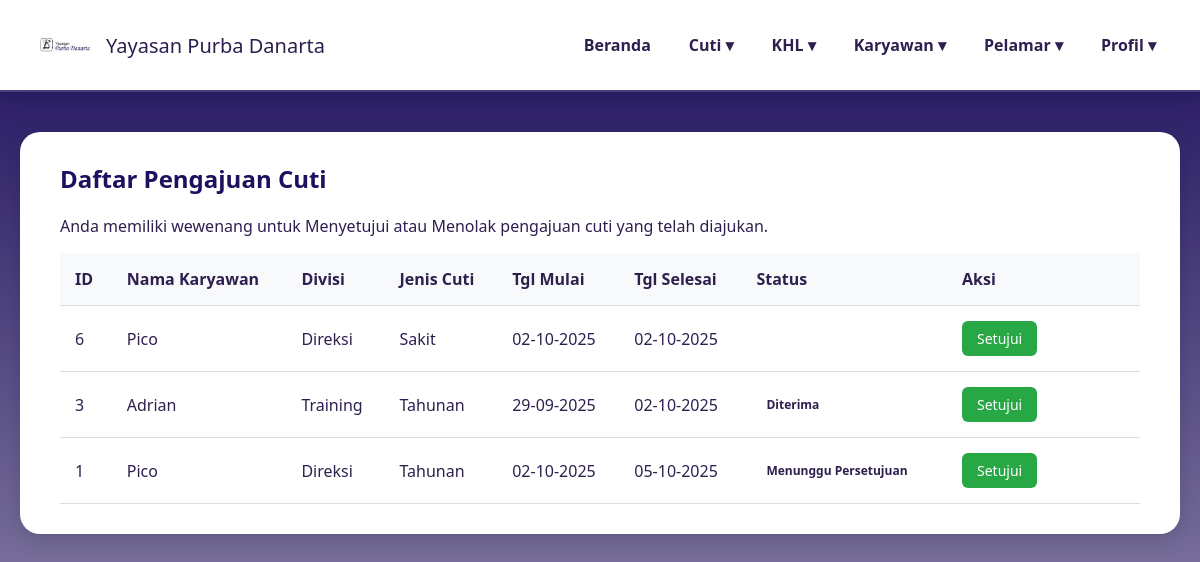
The app's page /persetujuan_cuti_direktur.php, older data.
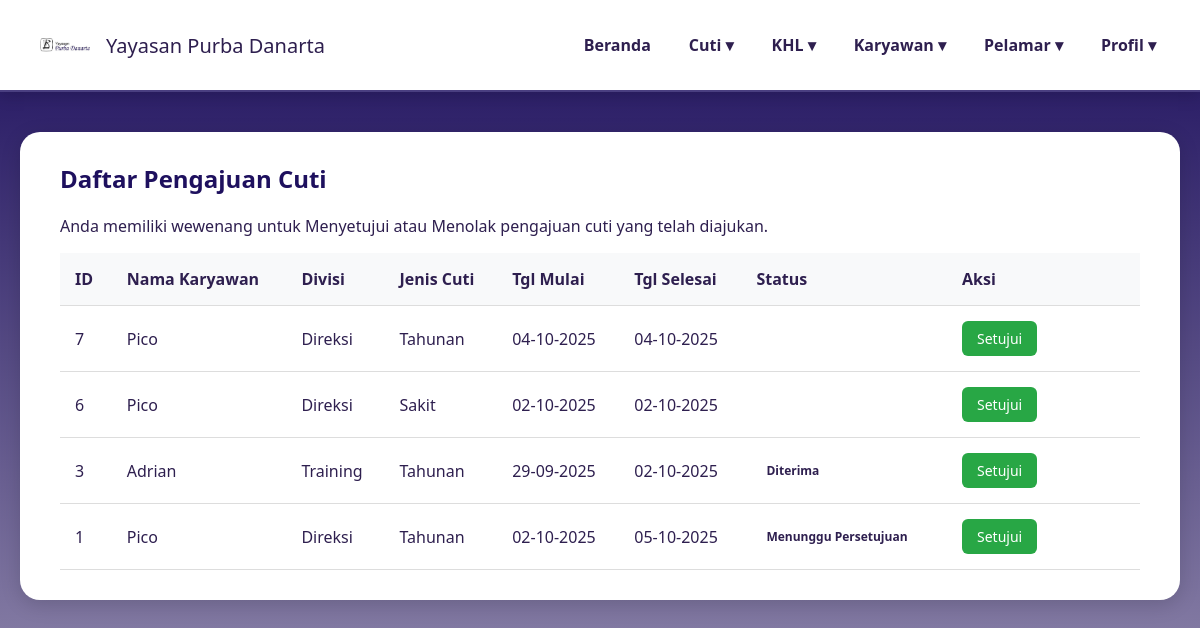
The same page, newer data.
### tables this page shows
CREATE TABLE `pengajuan_cuti` (
  `id` int(11) NOT NULL,
  `kode_karyawan` varchar(11) NOT NULL,
  `nama_karyawan` varchar(100) NOT NULL,
  `divisi` varchar(100) NOT NULL,
  `jenis_cuti` varchar(50) NOT NULL,
  `tanggal_mulai` date NOT NULL,
  `tanggal_akhir` date NOT NULL,
  `alasan` text DEFAULT NULL,
  `status` enum('Menunggu Persetujuan','Diterima','Ditolak') NOT NULL DEFAULT 'Menunggu Persetujuan',
  `waktu_persetujuan` datetime DEFAULT NULL,
  `created_at` timestamp NOT NULL DEFAULT current_timestamp()
);

### persetujuan_cuti_direktur.php (the view, shortened to what this page needs)
<?php
$server = "localhost";
$username = "root";
$password = "";
$database = "ypd_ibd";
$conn = mysqli_connect($server, $username, $password, $database);
$sql = "
    SELECT
        id,
        nama_karyawan,
        divisi,
        jenis_cuti,
        tanggal_mulai,
        tanggal_akhir,
        alasan,
        status
    FROM
        pengajuan_cuti
    WHERE
        status NOT LIKE 'Disetujui Direktur'
    AND
        status NOT LIKE 'Ditolak'
    ORDER BY
        id DESC
";
$result = mysqli_query($conn, $sql);
?>
<!DOCTYPE html>
<html lang="id">
<head>
</head>
<body>
<header>
    <div class="logo">
        <img src="image/namayayasan.png" alt="Logo Yayasan">
        <span>Yayasan Purba Danarta</span>
    </div>
    <nav>
        <ul>
            <li><a href="dashboarddirektur.php">Beranda</a></li>
            <li><a href="#">Cuti ▾</a>
            </li>
            <li><a href="#">KHL ▾</a>
            </li>
            <li><a href="#">Karyawan ▾</a>
            </li>
            <li><a href="#">Pelamar ▾</a>
            </li>
            <li><a href="#">Profil ▾</a>
            </li>
        </ul>
    </nav>
</header>
<main>
    <div class="card">
        <h2>Daftar Pengajuan Cuti</h2>
        <p>Anda memiliki wewenang untuk Menyetujui atau Menolak pengajuan cuti yang telah diajukan.</p>
        <?php if (mysqli_num_rows($result) > 0): ?>
        <table class="data-table">
            <thead>
                <tr>
                    <th>ID</th>
                    <th>Nama Karyawan</th>
                    <th>Divisi</th>
                    <th>Jenis Cuti</th>
                    <th>Tgl Mulai</th>
                    <th>Tgl Selesai</th>
                    <th>Status</th>
                    <th>Aksi</th>
                </tr>
            </thead>
            <tbody>
                <?php while($cuti = mysqli_fetch_assoc($result)): ?>
                    <?php
                    $status_text     = htmlspecialchars($cuti['status']);
                    $status_class = 'status-pending';
                    $show_action_buttons = true;
                    ?>
                    <tr>
                        <td data-label="ID"><?= htmlspecialchars($cuti['id']) ?></td>
                        <td data-label="Nama Karyawan"><?= htmlspecialchars($cuti['nama_karyawan']) ?></td>
                        <td data-label="Divisi"><?= htmlspecialchars($cuti['divisi']) ?></td>
                        <td data-label="Jenis Cuti"><?= htmlspecialchars($cuti['jenis_cuti']) ?></td>
                        <td data-label="Tgl Mulai"><?= date('d-m-Y', strtotime($cuti['tanggal_mulai'])) ?></td>
                        <td data-label="Tgl Selesai"><?= date('d-m-Y', strtotime($cuti['tanggal_akhir'])) ?></td>
                        <td data-label="Status"><span class="status-badge <?= $status_class ?>"><?= $status_text ?></span></td>
                        <td data-label="Aksi" class="action-buttons">
                            <?php if ($show_action_buttons): ?>
                                <a href="?id=<?= $cuti['id'] ?>&action=approve" class="btn-action btn-success" onclick="return confirm('Apakah Anda yakin ingin MENYETUJUI cuti ini?');">Setujui</a>
                                <a href="?id=<?= $cuti['id'] ?>&action=reject" class="btn-action btn-danger" onclick="return confirm('Apakah Anda yakin ingin MENOLAK cuti ini?');">Tolak</a>
                            <?php endif; ?>
                        </td>
                    </tr>
                <?php endwhile; ?>
            </tbody>
        </table>
        <?php else: ?>
            <p style="text-align:center; padding: 20px; border: 1px solid #eee; border-radius: 8px;">Tidak ada pengajuan cuti yang membutuhkan persetujuan Anda saat ini.</p>
        <?php endif; ?>
    </div>
</main>
</body>
</html>

Row changes from the older to the newer data that the page shows:
added pengajuan_cuti: id "7", nama_karyawan "Pico", divisi "Direksi", jenis_cuti "Tahunan", tanggal_mulai "04-10-2025", tanggal_akhir "04-10-2025"
